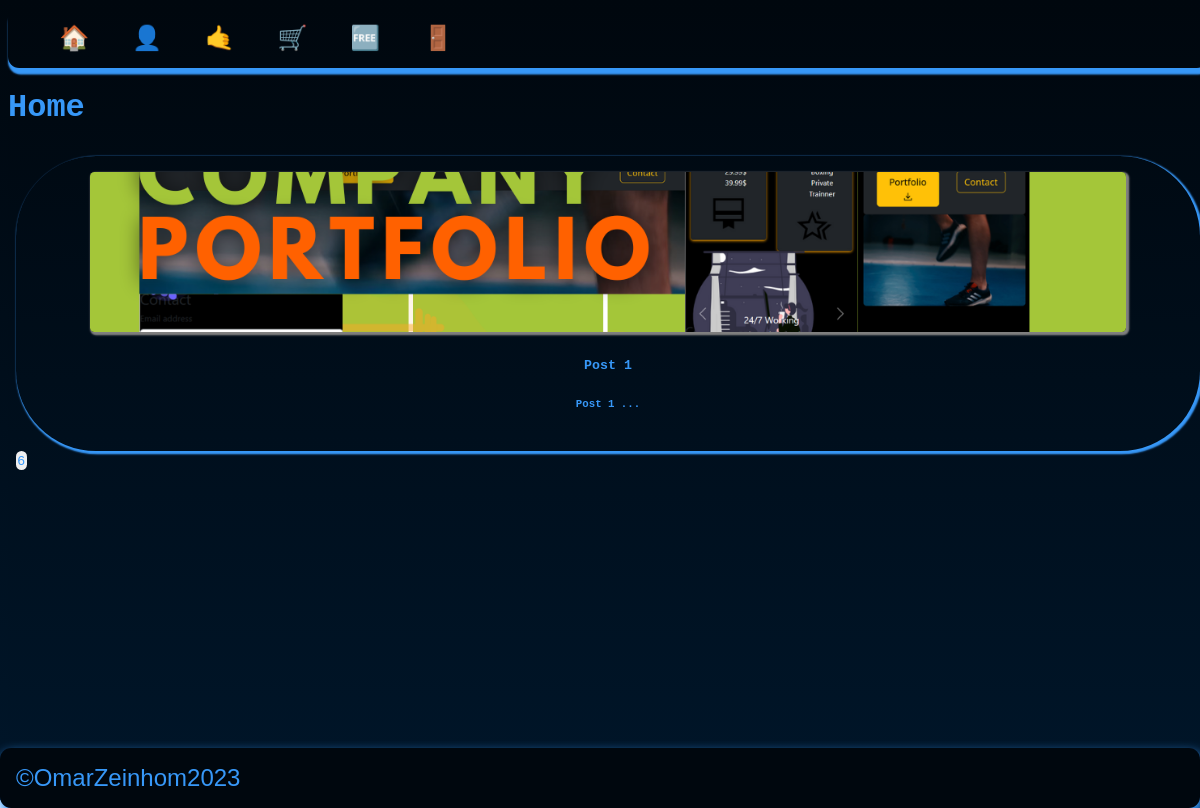
Page /home.php on the earlier database version.
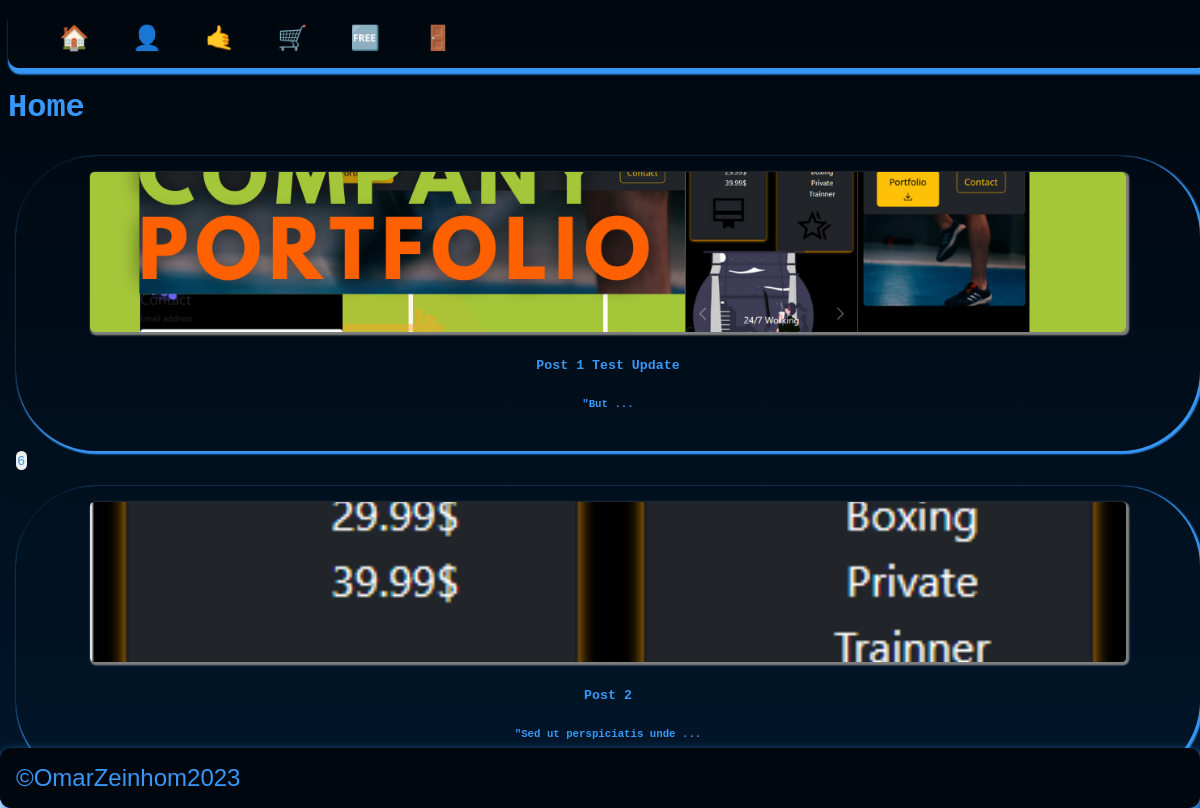
Same page on the later database version.
### tables this page shows
CREATE TABLE `posts` (
  `id` int(11) UNSIGNED NOT NULL,
  `title` varchar(255) NOT NULL,
  `body` text NOT NULL,
  `thumbnail` varchar(255) NOT NULL,
  `date_time` timestamp NOT NULL DEFAULT current_timestamp(),
  `category_id` int(11) UNSIGNED DEFAULT NULL,
  `author_id` int(11) UNSIGNED NOT NULL,
  `is_featured` tinyint(1) NOT NULL
);

### home.php (the view, shortened to what this page needs)
<?php
$page__title = 'Home';
include('./partials/header/header.php');
include('./partials/nav/nav.php');
$query = "SELECT * FROM posts";
$posts = mysqli_query($connect__db, $query);
?>
<h1><?php echo "$page__title" ?> </h1>
<?php while ($single_post = mysqli_fetch_assoc($posts)) : ?>
<div class="app__container">
    <div class="app__row">
        <div class="app__cards" className="app__cards">
            <div class="app__col">
                <div class="app__card" id="appCardId">
                    <div class="app__card-header">
                        <div class="app__card-img-shadow">
                            <img src="<?= HOME_URL . 'images/' . $single_post['thumbnail'] ?>" class="app__card-img"
                                alt="admin_post_thumbnail" loading="lazy" />
                        </div>
                        <h5 id="postsTitle"><?= $single_post['title']; ?></h5>
                        <h6 class="app__td" id="postsBody" maxlength="25">
                            <?= substr($single_post['body'], 0, 25)  . " ..."; ?>
                        </h6>
                    </div>
                </div>
                <div class="app__card-footer">
                    <button class="app__btn">
                        <?= $single_post['category_id'] ?? null; ?>
                    </button>
                </div>
            </div>
        </div>
    </div>
</div>
<?php endwhile; ?>
<?php
include('./partials/footer/footer.php');
?>

### partials/header/header.php (shortened to what this page needs)
<!DOCTYPE html>
<html lang="en">
<head>
    <link rel='stylesheet' href='global/styles/css/main.css'>
<body>

### partials/nav/nav.php (shortened to what this page needs)
<nav class='app__nav' id="appMainNav">
    <ul class='app__nav-items'>
        <li class='app__nav-item active'><a href="<?= HOME_URL ?>home.php" class="app__nav-link">🏠</a></li>
        <li class='app__nav-item'><a href='<?= HOME_URL ?>about.php' class="app__nav-link">👤</a></li>
        <li class='app__nav-item'><a href='<?= HOME_URL ?>contact.php' class="app__nav-link">🤙</a></li>
        <li class='app__nav-item'><a href='<?= HOME_URL ?>shop.php' class="app__nav-link">🛒</a></li>
        <li class='app__nav-item'><a href='<?= HOME_URL ?>opensource.php' class="app__nav-link">🆓</a></li>
        <?php if (isset($_SESSION['user-id'])) : ?>
        <a href="<?= ADMIN_URL ?>" class="app__nav-link">
            <img alt="avatar" class="app__nav-avatar" loading="lazy"
                src="<?= HOME_URL . 'images/' . $avatar['avatar'] ?>" />
        </a>
        <li class='app__nav-item'><a href="<?= HOME_URL ?>logout.php" class="app__nav-link">🧧Logout</a>
            <?php else : ?>
        <li class='app__nav-item'><a href="<?= HOME_URL ?>login.php" class="app__nav-link">🚪</a></li>
        <?php endif; ?>
    </ul>
</nav>

### partials/footer/footer.php
<footer class="app__footer">
    <small class="app__footer-small">
        ©OmarZeinhom2023
    </small>
</footer>
</body>
</html>

### global/styles/css/main.css (style rules this page uses)
.app__nav { left: 0; width: 100%; top: 0; background-color: var(--color-pearl-black); background-image: var(--color-pearl-black); word-spacing: 1rem; box-shadow: 0.1rem 0.3rem 0.1rem 0.1rem var(--color-primary); border-radius: 0.7rem; overflow: hidden; }
.app__nav-items { list-style: none; }
.app__nav-item { display: inline-block; font-size: 1.5rem; }
.app__nav-link { font-size: 1.5rem; text-decoration: none; transition: 0.3s all ease-in-out; padding: 0.4rem 0.7rem; color: var(--color-primary); }
* { box-sizing: border-box; }
.app__footer { margin-top: auto; width: 100%; background-color: var(--color-blackpearl); padding: 1rem 4rem 1rem 1rem; box-shadow: 0.7rem 0.4rem 5rem 0.1rem var(--color-primary); width: 100%; max-width: 100%; border-radius: 0.4rem; word-spacing: 1rem; border-radius: 0.7rem; overflow: hidden; }
.app__footer-small { font-size: 1.5rem; }
.app__row ::after { content: ""; clear: both; display: table; }
.app__col { float: left; width: 100%; padding: 0.5rem; }
.app__cards { width: 100%; }
.app__cards::after { content: ""; clear: both; display: table; }
.app__card-img { width: 90%; height: 100%; max-height: 20vh; border-radius: 0.28rem; -o-object-fit: cover; object-fit: cover; box-shadow: 0.1rem 0.1rem 0.1rem 0.1rem gray; }
.app__card { box-shadow: 0.1rem 0.1rem 0.1rem 0.1rem var(--color-primary); border-radius: 5rem; width: 100%; height: 100%; padding: 1rem 1rem 1rem 1rem; max-height: 50vh; }
.app__card-header { text-align: center; font-size: 1rem; }
.app__btn { padding: 0.1rem 0.1rem 0.1rem 0.1rem; border: 0.1rem 0.1rem 0.1rem 0.1rem var(--color-primary); border-radius: 0.9rem; color: var(--color-primary); transition: 0.3s all ease-in-out; }
:root { --color-primary: #3798f8; --color-primary-dark: #002950; --color-secondary: #553d62; --color-dark-charchoal: #2b4353; --color-black: black; --color-medium-gray: #7d8184; --color-dark-gray: #5e6164; --color-darkest-gray: #111111; --color-light-gray: #a9a9a9; --color-lightest-gray: #d3d3d3; --color-dark-pearl: #00070e; --color-dark-navyblue: #00162a; --color-white: #ffffff; --color-red: #700000; --transition-slow: all 3s ease-in-out; --transition-medium: all 1.5s ease-in-out; --transition-fast: all 0.3s ease-in-out; --background-light: linear-gradient( to left var(--color-lightest-gray), var(--color-white) ); --background-dark: linear-gradient( to left var(--color-dark-pearl), var(--color-white) ); }
html { background: linear-gradient(var(--color-dark-pearl), var(--color-dark-navyblue)); background-repeat: no-repeat; width: 100%; height: 100%; }
body { font-family: Arial, Helvetica, sans-serif; color: var(--color-primary); background: linear-gradient(var(--color-dark-pearl), var(--color-dark-navyblue)); background-repeat: no-repeat; width: 100%; height: 100%; }
h1, h2, h3, h4, h5, h6 { font-family: "Courier New", Courier, monospace; }
.app__footer { position: fixed; left: 0; bottom: 0; width: 100%; background-color: var(--color-dark-pearl); background-image: var(--color-dark-pearl); padding: 1rem 4rem 1rem 1rem; box-shadow: 0.1rem 0.4rem 0.7rem 0.1rem var(--color-primary); word-spacing: 1rem; border-radius: 0.7rem; overflow: hidden; }

Differences in the rows shown:
changed posts: title "Post 1" → "Post 1 Test Update"; body "Post 1" → "\"But"
added posts: thumbnail (picture), title "Post 2", body "\"Sed ut perspiciatis unde"
